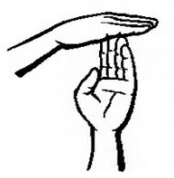
#> input picture ipcv/sample1.png, 174 x 178 px, found by its file name
$ jupyter execute --allow-errors TpDFT.ipynb   (shell and % lines are left out)
#> lines starting #> are read from the running program, lines starting #| are printed output that depends on the picture; after the words box and inside, x2 and y2 are one past the last pixel; in counts of white or black regions, pixels touching at a corner belong together
[cell 1]
import numpy as np
import matplotlib.pyplot as plt
import cv2
from tqdm.notebook import tqdm, trange
import random

[cell 2]
I = cv2.imread("tp-tests/ipcv/sample1.png", 0)
#> I is the input picture: shape (178, 174); min 0, max 255, mean 228.6
plt.imshow(I, cmap = "gray");plt.axis("off")
print(I.shape)
#| (178, 174)

[cell 3]
I = cv2.resize(I,(100, 100))
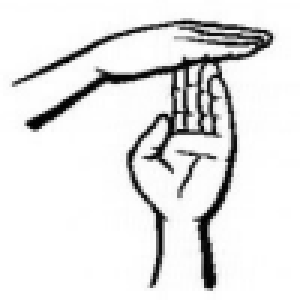
#> I: shape (100, 100) (shown 3 times larger); min 1, max 255, mean 228.6
plt.imshow(I, cmap = "gray");plt.axis("off")

[cell 4]
def DFT(arr):
    width, height = arr.shape
#> width = 100; height = 100
    array = np.copy(arr)
    new_img = np.zeros_like(arr, dtype = np.complexfloating)
    for row in trange(width):
        for column in range(height):
            for x in range(width):
                for y in range(height):
                    new_img[row, column] += (array[x, y] * np.exp(-2j * np.pi * ((row  *  x  / width ) + (column * y / height)))) / (width * height)
    return new_img
#> (the rest of this cell did not finish here and is left out)

[cell 5]
# [10 lines left out: function IDFT, not called in this run]
#> (the rest of this cell did not finish here and is left out)

[cell 6]
# [5 lines left out: function energy_Top_Left, not called in this run]

**Invese DFT by restructed 5, 10 and 40 respectly pixel**

#> (a cell that did not finish here is left out)

[cell 8]
# [5 lines left out: function energy_Bottm_Right, not called in this run]

**Invese DFT by restructed 20, 50 and 90 pixel Bottm Right**

#> (a cell that did not finish here is left out)

[cell 10]
fig, axes = plt.subplots(nrows=3, ncols=3, figsize=(10, 8))
axes[0, 0].imshow(I, cmap = "gray");axes[0, 0].axis("off");axes[0, 1].set_title("inverse DFT")
axes[0, 2].axis("off")
#> (the rest of this cell did not finish here and is left out)

[cell 11]
# [8 lines left out: functions amplitude, phase, not called in this run]

[cell 12]
# [13 lines left out: function pos, not called in this run]

#> (a cell that did not finish here is left out)

[cell 14]
fig, axes = plt.subplots(nrows=2, ncols=3, figsize=(12, 8))
axes[0, 0].imshow(I, cmap = "gray");axes[0, 0].axis("off")
#> (the rest of this cell did not finish here and is left out)

[cell 15]
def add_noise(img, min, max):
#> called with min = 200, max = 500
    row , col = img.shape
#> row = 178; col = 174
    number_of_pixels = random.randint(min, max)
    for i in range(number_of_pixels):
        y_coord=random.randint(0, row - 1)
        x_coord=random.randint(0, col - 1)
        img[y_coord][x_coord] = 255
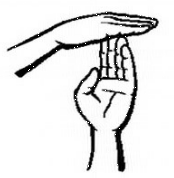
#> img: shape (178, 174); 0.76% of pixels changed, all inside (x1, y1, x2, y2) = (0, 2, 174, 173)
    number_of_pixels = random.randint(min , max)
    for i in range(number_of_pixels):
        y_coord=random.randint(0, row - 1)
        x_coord=random.randint(0, col - 1)
        img[y_coord][x_coord] = 0
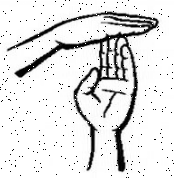
#> img: shape (178, 174); 1.36% of pixels changed, all inside (x1, y1, x2, y2) = (0, 0, 174, 178)
    return img

img = cv2.imread('tp-tests/ipcv/sample1.png', cv2.IMREAD_GRAYSCALE)
cv2.imwrite('tp-tests/ipcv/salt-and-pepper-sample1.png', add_noise(img, 200, 500))
#> Out = True

[cell 16]
newI = cv2.imread("tp-tests/ipcv/salt-and-pepper-sample1.png", 0)
plt.imshow(newI, cmap = "gray");plt.axis("off")
print(newI.shape)
#| (178, 174)

[cell 17]
newI = cv2.resize(newI,(100, 100))
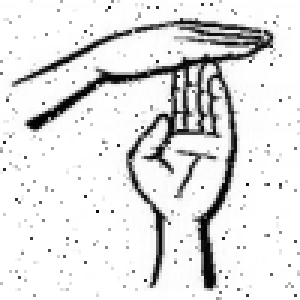
#> newI: shape (100, 100) (shown 3 times larger); min 0, max 255, mean 225.8
plt.imshow(newI, cmap = "gray");plt.axis("off")
newI.shape
#> Out = (100, 100)
